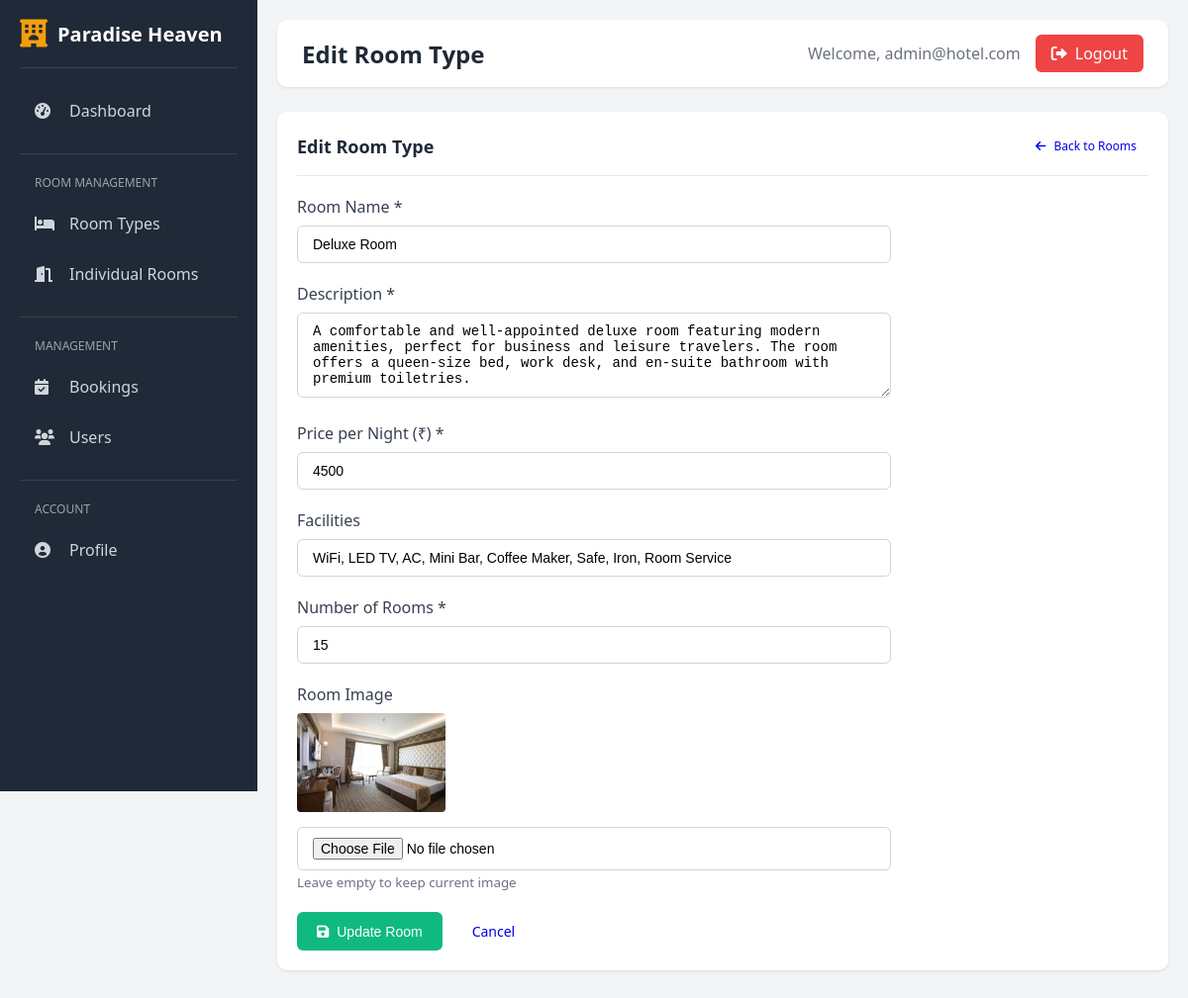
The app's page /custom-admin/rooms/edit/1/ (signed in) with its own data.
### custom_admin/models.py (models this page shows, shortened)
class AdminUser(AbstractBaseUser, PermissionsMixin):
    username = models.CharField(max_length=150, unique=True)
    email = models.EmailField(unique=True)
    first_name = models.CharField(max_length=100)
    last_name = models.CharField(max_length=100)
    is_active = models.BooleanField(default=True)
    is_staff = models.BooleanField(default=True)
    date_joined = models.DateTimeField(default=timezone.now)
    objects = AdminUserManager()
    USERNAME_FIELD = 'username'
    REQUIRED_FIELDS = ['email', 'first_name', 'last_name']
    class Meta:
        verbose_name = 'Admin User'
        verbose_name_plural = 'Admin Users'

### motel/models.py (models this page shows, shortened)
class Rooms(models.Model):
    room_name = models.CharField(max_length=255)
    room_des = models.TextField()
    room_price = models.IntegerField()
    room_facilities = models.TextField(default="WiFi,TV,AC")
    room_image = models.ImageField(upload_to='rooms/', blank=True, null=True)
    number_of_rooms = models.IntegerField(default=1, help_text="Number of rooms available in this category")

### custom_admin/views.py (the view)
# urls.py: path('rooms/edit/<int:room_id>/', views.edit_room, name='edit_room'),
@login_required(login_url='admin_login')
def edit_room(request, room_id):
    room = Rooms.objects.get(id=room_id)
    if request.method == 'POST':
        form = RoomTypeForm(request.POST, request.FILES, instance=room)
        if form.is_valid():
            form.save()
            messages.success(request, 'Room updated successfully!')
            return redirect('manage_rooms')
    else:
        form = RoomTypeForm(instance=room)
    return render(request, 'custom_admin/rooms/edit.html', {'form': form, 'room': room})

### custom_admin/forms.py
class RoomTypeForm(forms.ModelForm):
    class Meta:
        model = Rooms
        fields = ['room_name', 'room_des', 'room_price', 'room_facilities', 'room_image', 'number_of_rooms']
        widgets = {
            'room_name': forms.TextInput(attrs={
                'class': 'form-control',
                'placeholder': 'Room Name'
            }),
            'room_des': forms.Textarea(attrs={
                'class': 'form-control',
                'placeholder': 'Room Description',
                'rows': 4
            }),
            'room_price': forms.NumberInput(attrs={
                'class': 'form-control',
                'placeholder': 'Price per night'
            }),
            'room_facilities': forms.TextInput(attrs={
                'class': 'form-control',
                'placeholder': 'WiFi, TV, AC, etc.'
            }),
            'room_image': forms.FileInput(attrs={
                'class': 'form-control'
            }),
            'number_of_rooms': forms.NumberInput(attrs={
                'class': 'form-control',
                'placeholder': 'Number of rooms',
                'min': '1'
            }),
        }

### templates/custom_admin/rooms/edit.html (shortened to what this page needs)
{% extends 'custom_admin/base.html' %}
{% block page_title %}Edit Room Type{% endblock %}
{% block content %}
<div class="card">
    <div class="card-header">
        <h3>Edit Room Type</h3>
        <a href="{% url 'manage_rooms' %}" class="btn btn-secondary btn-sm">
            <i class="fas fa-arrow-left"></i> Back to Rooms
        </a>
    </div>
    <form method="POST" enctype="multipart/form-data" style="max-width: 600px;">
        <div class="form-group">
            <label for="room_name">Room Name *</label>
            <input type="text" id="room_name" name="room_name" class="form-control" value="{{ room.room_name }}" required>
        </div>
        <div class="form-group">
            <label for="room_des">Description *</label>
            <textarea id="room_des" name="room_des" class="form-control" rows="4" required>{{ room.room_des }}</textarea>
        </div>
        <div class="form-group">
            <label for="room_price">Price per Night (₹) *</label>
            <input type="number" id="room_price" name="room_price" class="form-control" value="{{ room.room_price }}" required>
        </div>
        <div class="form-group">
            <label for="room_facilities">Facilities</label>
            <input type="text" id="room_facilities" name="room_facilities" class="form-control" value="{{ room.room_facilities }}">
        </div>
        <div class="form-group">
            <label for="number_of_rooms">Number of Rooms *</label>
            <input type="number" id="number_of_rooms" name="number_of_rooms" class="form-control" value="{{ room.number_of_rooms }}" min="1" required>
        </div>
        <div class="form-group">
            <label for="room_image">Room Image</label>
            {% if room.room_image %}
            <div style="margin-bottom: 10px;">
                <img src="{{ room.room_image.url }}" alt="{{ room.room_name }}" style="width: 150px; height: 100px; object-fit: cover; border-radius: 4px;">
            </div>
            {% endif %}
            <input type="file" id="room_image" name="room_image" class="form-control" accept="image/*">
            <small style="color: #6b7280;">Leave empty to keep current image</small>
        </div>
        <div style="display: flex; gap: 10px;">
            <button type="submit" class="btn btn-success">
                <i class="fas fa-save"></i> Update Room
            </button>
            <a href="{% url 'manage_rooms' %}" class="btn btn-secondary">
                Cancel
            </a>
        </div>
    </form>
</div>
{% endblock %}

### templates/custom_admin/base.html (shortened to what this page needs)
<!DOCTYPE html>
<html lang="en">
<head>
    <link rel="stylesheet" href="https://cdnjs.cloudflare.com/ajax/libs/font-awesome/6.0.0/css/all.min.css">
</head>
<body>
    <div class="sidebar">
        <div class="sidebar-header">
            <i class="fas fa-hotel"></i>
            <h1>Paradise Heaven</h1>
        </div>
        <nav class="sidebar-nav">
            <a href="{% url 'admin_dashboard' %}" class="nav-item {% if request.resolver_match.url_name == 'admin_dashboard' %}active{% endif %}">
                <i class="fas fa-tachometer-alt"></i>
                <span>Dashboard</span>
            </a>
            <div class="nav-section">
                <div class="nav-section-title">Room Management</div>
                <a href="{% url 'manage_rooms' %}" class="nav-item {% if 'rooms' in request.resolver_match.url_name %}active{% endif %}">
                    <i class="fas fa-bed"></i>
                    <span>Room Types</span>
                </a>
                <a href="{% url 'manage_individual_rooms' %}" class="nav-item {% if 'individual' in request.resolver_match.url_name %}active{% endif %}">
                    <i class="fas fa-door-open"></i>
                    <span>Individual Rooms</span>
                </a>
            </div>
            <div class="nav-section">
                <div class="nav-section-title">Management</div>
                <a href="{% url 'manage_bookings' %}" class="nav-item {% if 'bookings' in request.resolver_match.url_name %}active{% endif %}">
                    <i class="fas fa-calendar-check"></i>
                    <span>Bookings</span>
                </a>
                <a href="{% url 'manage_users' %}" class="nav-item {% if 'users' in request.resolver_match.url_name %}active{% endif %}">
                    <i class="fas fa-users"></i>
                    <span>Users</span>
                </a>
            </div>
            <div class="nav-section">
                <div class="nav-section-title">Account</div>
                <a href="{% url 'admin_profile' %}" class="nav-item {% if 'profile' in request.resolver_match.url_name %}active{% endif %}">
                    <i class="fas fa-user-circle"></i>
                    <span>Profile</span>
                </a>
            </div>
        </nav>
    </div>
    <div class="main-content">
        <div class="top-bar">
            <h2>{% block page_title %}Dashboard{% endblock %}</h2>
            <div class="user-info">
                <span>Welcome, {{ request.user.username }}</span>
                <a href="{% url 'admin_logout' %}" class="logout-btn">
                    <i class="fas fa-sign-out-alt"></i>
                    Logout
                </a>
            </div>
        </div>
        {% block content %}{% endblock %}
    </div>
</body>
</html>

### templates/custom_admin/base.html (style rules this page uses)
* { margin: 0; padding: 0; box-sizing: border-box; }
body { font-family: 'Segoe UI', Tahoma, Geneva, Verdana, sans-serif; background-color: #f3f4f6; display: flex; min-height: 100vh; }
.sidebar { width: 260px; background-color: #1f2937; color: white; padding: 20px; display: flex; flex-direction: column; position: fixed; height: 100vh; overflow-y: auto; }
.sidebar-header { display: flex; align-items: center; padding-bottom: 20px; border-bottom: 1px solid #374151; margin-bottom: 20px; }
.sidebar-header i { font-size: 28px; color: #f59e0b; margin-right: 10px; }
.sidebar-header h1 { font-size: 20px; font-weight: 600; }
.sidebar-nav { flex: 1; }
.nav-item { display: flex; align-items: center; padding: 12px 15px; color: #d1d5db; text-decoration: none; border-radius: 8px; margin-bottom: 5px; transition: all 0.3s; }
.nav-item i { width: 25px; margin-right: 10px; }
.nav-section { margin-top: 20px; padding-top: 20px; border-top: 1px solid #374151; }
.nav-section-title { font-size: 12px; text-transform: uppercase; color: #9ca3af; margin-bottom: 10px; padding-left: 15px; }
.main-content { flex: 1; margin-left: 260px; padding: 20px; }
.top-bar { display: flex; justify-content: space-between; align-items: center; background-color: white; padding: 15px 25px; border-radius: 10px; margin-bottom: 25px; box-shadow: 0 1px 3px rgba(0, 0, 0, 0.1); }
.top-bar h2 { font-size: 24px; color: #1f2937; }
.user-info { display: flex; align-items: center; gap: 15px; }
.user-info span { color: #6b7280; }
.logout-btn { background-color: #ef4444; color: white; padding: 8px 16px; border: none; border-radius: 6px; cursor: pointer; text-decoration: none; display: flex; align-items: center; gap: 8px; transition: background-color 0.3s; }
.card { background-color: white; border-radius: 10px; padding: 20px; box-shadow: 0 1px 3px rgba(0, 0, 0, 0.1); margin-bottom: 20px; }
.card-header { display: flex; justify-content: space-between; align-items: center; margin-bottom: 20px; padding-bottom: 15px; border-bottom: 1px solid #e5e7eb; }
.card-header h3 { font-size: 18px; color: #1f2937; }
.btn { padding: 10px 20px; border: none; border-radius: 6px; cursor: pointer; text-decoration: none; display: inline-flex; align-items: center; gap: 8px; font-size: 14px; transition: all 0.3s; }
.btn-success { background-color: #10b981; color: white; }
.btn-sm { padding: 6px 12px; font-size: 12px; }
.form-group { margin-bottom: 20px; }
.form-group label { display: block; margin-bottom: 8px; font-weight: 500; color: #374151; }
.form-control { width: 100%; padding: 10px 15px; border: 1px solid #d1d5db; border-radius: 6px; font-size: 14px; transition: border-color 0.3s; }

### records on screen
AdminUser: user.username "admin@hotel.com"
Rooms: room_name "Deluxe Room", room_des "A comfortable and well-appointed deluxe room featuring modern amenities, perfect for business and leisure travelers. The room offers a queen-size bed, work desk, and en-suite bathroom with premium toiletries.", room_price "4500", room_facilities "WiFi, LED TV, AC, Mini Bar, Coffee Maker, Safe, Iron, Room Service", number_of_rooms "15", room_image (picture)
